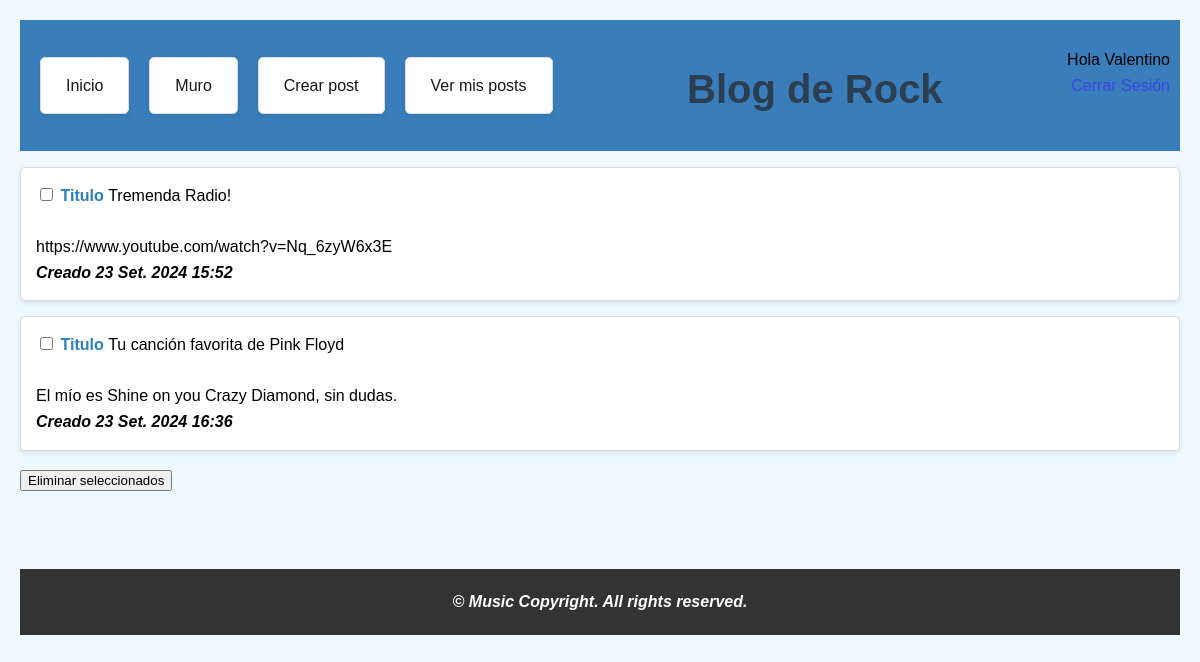
The page /mis_posts/ (signed in) on the database its author committed.
### blog/models.py (models this page shows, shortened)
class Blog(models.Model):
    autor = models.ForeignKey(User, on_delete=models.CASCADE)
    titulo = models.CharField(max_length=200)
    slug = models.SlugField(max_length=255, unique=True, blank=True)                    #utilización de slug para identificar de manera única cada post. Ideal para el uso de Blogs(en este caso, esencial)
    texto = models.CharField(max_length=1000, db_index=True, unique=True, blank=True)  # usar TextField si necesito más texto
    fechaCreado = models.DateTimeField(auto_now_add=True)

### blog/views.py (the view, shortened to what this page needs)
# urls.py: path('mis_posts/', views.MisPosts.as_view(), name='mis_posts'),
class MisPosts(LoginRequiredMixin, View):
    template_name = 'mis_posts.html'
    def get(self, request):
        posts = Blog.objects.filter(autor=request.user)
        return render(request, self.template_name, {'object_list': posts})

### blog/templates/mis_posts.html (shortened to what this page needs)
{%extends 'base.html'%}
{% block content %}
<form method="post">
    <ul>
        {% for post in object_list %}
        <li>
            <input type="checkbox" name="seleccion" value="{{ post.pk }}">
            <b>Titulo </b>{{ post.titulo }}
            <br><br> {{post.texto }}
            <br><i>Creado {{ post.fechaCreado}}</i>
        </li>
        {% endfor %}
    </ul>
    <button type="submit">Eliminar seleccionados</button>
</form>
{% endblock %}

### blog/templates/base.html (shortened to what this page needs)
<!DOCTYPE html>
<html lang="es">
<head>
    {%load static %}
    <link rel="stylesheet" href="{% static 'blog/styles.css' %}">
</head>
<body>
    <header>
        {% include "navbar.html" %}
        <div class="header-titulo">
            <h1>Blog de Rock</h1>
        </div>
        <div class="usuario">
            {% if user.is_authenticated %}
                Hola {{ user.username|capfirst }}<br>
                <a href="{% url 'logout' %}">Cerrar Sesión</a>
            {% else %}
                Hola anónimo/a
                <a href="{% url 'login' %}">Iniciar Sesión</a><br>
                <a href="{% url 'registro' %}">¿No tienes una cuenta? Ingresa aquí</a>
            {% endif %}
            <br><br>
        </div>
    </header>
    <div class="content">
        {%block content%}{%endblock%}
    </div>
    <br><br><br>
    <footer>
        <i>&copy Music Copyright. All rights reserved.</i>
    </footer>
</body>
</html>

### blog/static/blog/styles.css (style rules this page uses)
header { display: flex; justify-content: space-between; align-items: center; padding: 10px; background-color: rgb(57, 126, 187); }
.header-titulo { flex: 1; text-align: center; }
.usuario { margin-left: auto; text-align: right; }
body { background-color: #f0f8ff; font-family: Arial, sans-serif; line-height: 1.6; margin: 0; padding: 20px; }
h1 { text-align: center; color: #2c3e50; font-size: 2.5em; margin-bottom: 20px; }
ul { list-style-type: none; padding: 0; }
li { background-color: #ffffff; border: 1px solid #dcdcdc; border-radius: 5px; margin-bottom: 15px; padding: 15px; box-shadow: 0 2px 5px rgba(0, 0, 0, 0.1); }
b { color: #2980b9; }
i { font-weight: bold; }
a { color: #3c47e7; text-decoration: none; transition: color 0.3s; }
footer { text-align: center; padding: 20px; background: #333; color: #ffffff; }

### rows shown on the page
Blog: titulo "Tremenda Radio!", texto "https://www.youtube.com/watch?v=Nq_6zyW6x3E", fechaCreado "23 Set. 2024 15:52"
Blog: titulo "Tu canción favorita de Pink Floyd", texto "El mío es Shine on you Crazy Diamond, sin dudas.", fechaCreado "23 Set. 2024 16:36"

### other values the page prints
{{ user.username|capfirst }} "Valentino"
